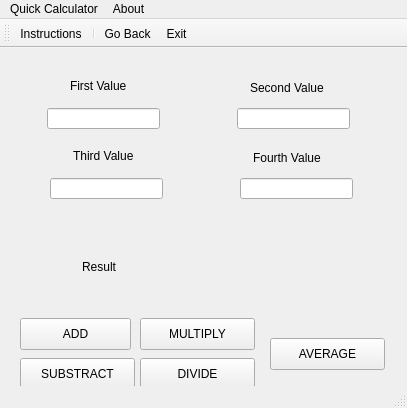
<?xml version="1.0" encoding="UTF-8"?>
<ui version="4.0">
 <class>SimpleCalculator</class>
 <widget class="QMainWindow" name="SimpleCalculator">
  <property name="geometry">
   <rect>
    <x>0</x>
    <y>0</y>
    <width>407</width>
    <height>408</height>
   </rect>
  </property>
  <property name="windowTitle">
   <string>MainWindow</string>
  </property>
  <widget class="QWidget" name="centralwidget">
   <widget class="QLineEdit" name="firstEdit">
    <property name="geometry">
     <rect>
      <x>47</x>
      <y>60</y>
      <width>113</width>
      <height>21</height>
     </rect>
    </property>
   </widget>
   <widget class="QLineEdit" name="secondEdit">
    <property name="geometry">
     <rect>
      <x>237</x>
      <y>60</y>
      <width>113</width>
      <height>21</height>
     </rect>
    </property>
   </widget>
   <widget class="QLabel" name="label">
    <property name="geometry">
     <rect>
      <x>70</x>
      <y>30</y>
      <width>91</width>
      <height>16</height>
     </rect>
    </property>
    <property name="text">
     <string>First Value</string>
    </property>
   </widget>
   <widget class="QLabel" name="label_2">
    <property name="geometry">
     <rect>
      <x>250</x>
      <y>30</y>
      <width>91</width>
      <height>20</height>
     </rect>
    </property>
    <property name="text">
     <string>Second Value</string>
    </property>
   </widget>
   <widget class="QLabel" name="label_3">
    <property name="geometry">
     <rect>
      <x>82</x>
      <y>211</y>
      <width>59</width>
      <height>16</height>
     </rect>
    </property>
    <property name="text">
     <string>Result</string>
    </property>
   </widget>
   <widget class="QLabel" name="Result">
    <property name="geometry">
     <rect>
      <x>140</x>
      <y>210</y>
      <width>181</width>
      <height>21</height>
     </rect>
    </property>
    <property name="text">
     <string/>
    </property>
    <property name="alignment">
     <set>Qt::AlignCenter</set>
    </property>
   </widget>
   <widget class="QPushButton" name="SumButton">
    <property name="geometry">
     <rect>
      <x>20</x>
      <y>270</y>
      <width>111</width>
      <height>32</height>
     </rect>
    </property>
    <property name="text">
     <string>ADD</string>
    </property>
   </widget>
   <widget class="QPushButton" name="MinusButton">
    <property name="geometry">
     <rect>
      <x>20</x>
      <y>310</y>
      <width>115</width>
      <height>32</height>
     </rect>
    </property>
    <property name="text">
     <string>SUBSTRACT</string>
    </property>
   </widget>
   <widget class="QPushButton" name="MultipyButton">
    <property name="geometry">
     <rect>
      <x>140</x>
      <y>270</y>
      <width>115</width>
      <height>32</height>
     </rect>
    </property>
    <property name="text">
     <string>MULTIPLY</string>
    </property>
   </widget>
   <widget class="QPushButton" name="pushButton">
    <property name="geometry">
     <rect>
      <x>140</x>
      <y>310</y>
      <width>115</width>
      <height>32</height>
     </rect>
    </property>
    <property name="text">
     <string>DIVIDE</string>
    </property>
   </widget>
   <widget class="QPushButton" name="AverageButton">
    <property name="enabled">
     <bool>true</bool>
    </property>
    <property name="geometry">
     <rect>
      <x>270</x>
      <y>290</y>
      <width>115</width>
      <height>32</height>
     </rect>
    </property>
    <property name="text">
     <string>AVERAGE</string>
    </property>
   </widget>
   <widget class="QLabel" name="label_5">
    <property name="geometry">
     <rect>
      <x>73</x>
      <y>100</y>
      <width>91</width>
      <height>16</height>
     </rect>
    </property>
    <property name="text">
     <string>Third Value</string>
    </property>
   </widget>
   <widget class="QLabel" name="label_6">
    <property name="geometry">
     <rect>
      <x>253</x>
      <y>100</y>
      <width>91</width>
      <height>20</height>
     </rect>
    </property>
    <property name="text">
     <string>Fourth Value</string>
    </property>
   </widget>
   <widget class="QLineEdit" name="fourthEdit">
    <property name="geometry">
     <rect>
      <x>240</x>
      <y>130</y>
      <width>113</width>
      <height>21</height>
     </rect>
    </property>
   </widget>
   <widget class="QLineEdit" name="thirdEdit">
    <property name="geometry">
     <rect>
      <x>50</x>
      <y>130</y>
      <width>113</width>
      <height>21</height>
     </rect>
    </property>
   </widget>
  </widget>
  <widget class="QMenuBar" name="menubar">
   <property name="geometry">
    <rect>
     <x>0</x>
     <y>0</y>
     <width>407</width>
     <height>21</height>
    </rect>
   </property>
   <widget class="QMenu" name="menuQuick_Calculator">
    <property name="title">
     <string>Quick Calculator</string>
    </property>
    <addaction name="actionGo_Back"/>
    <addaction name="actionExit"/>
   </widget>
   <widget class="QMenu" name="menuAbout">
    <property name="title">
     <string>About</string>
    </property>
    <addaction name="actionInstructions"/>
   </widget>
   <addaction name="menuQuick_Calculator"/>
   <addaction name="menuAbout"/>
  </widget>
  <widget class="QStatusBar" name="statusbar"/>
  <widget class="QToolBar" name="toolBar">
   <property name="windowTitle">
    <string>toolBar</string>
   </property>
   <attribute name="toolBarArea">
    <enum>TopToolBarArea</enum>
   </attribute>
   <attribute name="toolBarBreak">
    <bool>false</bool>
   </attribute>
   <addaction name="actionInstructions"/>
   <addaction name="separator"/>
   <addaction name="actionGo_Back"/>
   <addaction name="actionExit"/>
  </widget>
  <action name="actionGo_Back">
   <property name="text">
    <string>Go Back</string>
   </property>
  </action>
  <action name="actionExit">
   <property name="text">
    <string>Exit</string>
   </property>
  </action>
  <action name="actionInstructions">
   <property name="text">
    <string>Instructions</string>
   </property>
  </action>
 </widget>
 <resources/>
 <connections/>
</ui>
